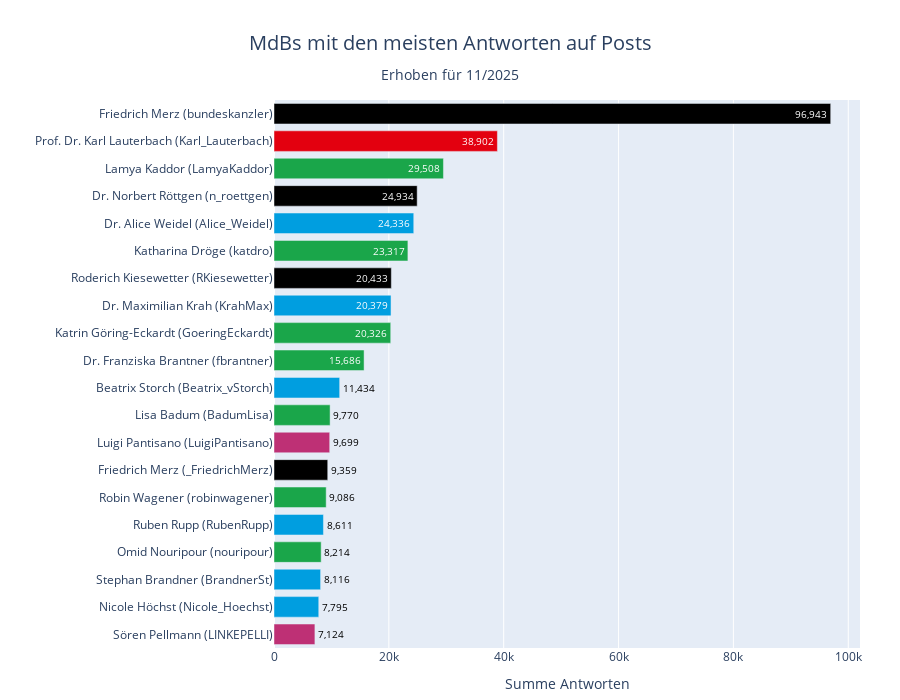

The cell this chart's notebook holds for it:
### Code cell
plot_party_hbar(
    df_users, 
    'username', 
    'reply_count_sum', 
    top_n=20,
    party_col='PARTEI_KURZ',
    title='MdBs mit den meisten Antworten auf Posts', 
    x_label='Summe Antworten',
    save_name="top20_sum_replies",
)

### Figure 1 — Plotly figure (JSON) as saved in the notebook; plotly's stock layout.template omitted (floating-point values rounded to 4 significant figures)
{"data": [{"cliponaxis": false, "customdata": [["CDU/CSU", "bundeskanzler", "Friedrich Merz"], ["SPD", "Karl_Lauterbach", "Prof. Dr. Karl Lauterbach"], ["BÜNDNIS 90/DIE GRÜNEN", "LamyaKaddor", "Lamya Kaddor"], ["CDU/CSU", "n_roettgen", "Dr. Norbert Röttgen"], ["AFD", "Alice_Weidel", "Dr. Alice Weidel"], ["BÜNDNIS 90/DIE GRÜNEN", "katdro", "Katharina Dröge"], ["CDU/CSU", "RKiesewetter", "Roderich Kiesewetter"], ["AFD", "KrahMax", "Dr. Maximilian Krah"], ["BÜNDNIS 90/DIE GRÜNEN", "GoeringEckardt", "Katrin Göring-Eckardt"], ["BÜNDNIS 90/DIE GRÜNEN", "fbrantner", "Dr. Franziska Brantner"], ["AFD", "Beatrix_vStorch", "Beatrix Storch"], ["BÜNDNIS 90/DIE GRÜNEN", "BadumLisa", "Lisa Badum"], ["DIE LINKE.", "LuigiPantisano", "Luigi Pantisano"], ["CDU/CSU", "_FriedrichMerz", "Friedrich Merz"], ["BÜNDNIS 90/DIE GRÜNEN", "robinwagener", "Robin Wagener"], ["AFD", "RubenRupp", "Ruben Rupp"], ["BÜNDNIS 90/DIE GRÜNEN", "nouripour", "Omid Nouripour"], ["AFD", "BrandnerSt", "Stephan Brandner"], ["AFD", "Nicole_Hoechst", "Nicole Höchst"], ["DIE LINKE.", "LINKEPELLI", "Sören Pellmann"]], "hovertemplate": "Name: %{customdata[2]} (%{customdata[1]})<br>Summe Antworten: %{x:,.0f}<br>PARTEI_KURZ: %{customdata[0]}<extra></extra>", "insidetextanchor": "end", "marker": {"color": ["#000000", "#E3000F", "#1AA64A", "#000000", "#009EE0", "#1AA64A", "#000000", "#009EE0", "#1AA64A", "#1AA64A", "#009EE0", "#1AA64A", "#BE3075", "#000000", "#1AA64A", "#009EE0", "#1AA64A", "#009EE0", "#009EE0", "#BE3075"]}, "orientation": "h", "text": ["96,943", "38,902", "29,508", "24,934", "24,336", "23,317", "20,433", "20,379", "20,326", "15,686", "11,434", "9,770", "9,699", "9,359", "9,086", "8,611", "8,214", "8,116", "7,795", "7,124"], "textfont": {"color": ["#FFFFFF", "#FFFFFF", "#FFFFFF", "#FFFFFF", "#FFFFFF", "#FFFFFF", "#FFFFFF", "#FFFFFF", "#FFFFFF", "#FFFFFF", "#000000", "#000000", "#000000", "#000000", "#000000", "#000000", "#000000", "#000000", "#000000", "#000000"]}, "textposition": ["inside", "inside", "inside", "inside", "inside", "inside", "inside", "inside", "inside", "inside", "outside", "outside", "outside", "outside", "outside", "outside", "outside", "outside", "outside", "outside"], "texttemplate": "%{text}", "type": "bar", "x": [96943, 38902, 29508, 24934, 24336, 23317, 20433, 20379, 20326, 15686, 11434, 9770, 9699, 9359, 9086, 8611, 8214, 8116, 7795, 7124], "y": ["Friedrich Merz (bundeskanzler)", "Prof. Dr. Karl Lauterbach (Karl_Lauterbach)", "Lamya Kaddor (LamyaKaddor)", "Dr. Norbert Röttgen (n_roettgen)", "Dr. Alice Weidel (Alice_Weidel)", "Katharina Dröge (katdro)", "Roderich Kiesewetter (RKiesewetter)", "Dr. Maximilian Krah (KrahMax)", "Katrin Göring-Eckardt (GoeringEckardt)", "Dr. Franziska Brantner (fbrantner)", "Beatrix Storch (Beatrix_vStorch)", "Lisa Badum (BadumLisa)", "Luigi Pantisano (LuigiPantisano)", "Friedrich Merz (_FriedrichMerz)", "Robin Wagener (robinwagener)", "Ruben Rupp (RubenRupp)", "Omid Nouripour (nouripour)", "Stephan Brandner (BrandnerSt)", "Nicole Höchst (Nicole_Hoechst)", "Sören Pellmann (LINKEPELLI)"]}], "layout": {"bargap": 0.25, "height": 700, "margin": {"b": 10, "l": 10, "r": 40, "t": 100}, "title": {"font": {"size": 20}, "text": "MdBs mit den meisten Antworten auf Posts<br><sub style='font-size:0.85em; line-height:0.5;'>Erhoben für 11/2025</sub>", "x": 0.5, "xanchor": "center", "yanchor": "top", "yref": "container"}, "uniformtext": {"minsize": 8, "mode": "show"}, "xaxis": {"title": {"text": "Summe Antworten"}}, "yaxis": {"categoryarray": ["Sören Pellmann (LINKEPELLI)", "Nicole Höchst (Nicole_Hoechst)", "Stephan Brandner (BrandnerSt)", "Omid Nouripour (nouripour)", "Ruben Rupp (RubenRupp)", "Robin Wagener (robinwagener)", "Friedrich Merz (_FriedrichMerz)", "Luigi Pantisano (LuigiPantisano)", "Lisa Badum (BadumLisa)", "Beatrix Storch (Beatrix_vStorch)", "Dr. Franziska Brantner (fbrantner)", "Katrin Göring-Eckardt (GoeringEckardt)", "Dr. Maximilian Krah (KrahMax)", "Roderich Kiesewetter (RKiesewetter)", "Katharina Dröge (katdro)", "Dr. Alice Weidel (Alice_Weidel)", "Dr. Norbert Röttgen (n_roettgen)", "Lamya Kaddor (LamyaKaddor)", "Prof. Dr. Karl Lauterbach (Karl_Lauterbach)", "Friedrich Merz (bundeskanzler)"], "categoryorder": "array", "title": {"text": ""}}}}
